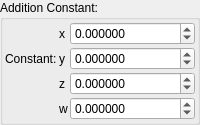
    <widget class="QGroupBox" name="groupBox_4">
     <property name="title">
      <string>Addition Constant:</string>
     </property>
     <layout class="QVBoxLayout" name="verticalLayout_7">
      <property name="leftMargin">
       <number>2</number>
      </property>
      <property name="topMargin">
       <number>2</number>
      </property>
      <property name="rightMargin">
       <number>2</number>
      </property>
      <property name="bottomMargin">
       <number>2</number>
      </property>
      <item>
       <layout class="QGridLayout" name="gridLayout_44" columnstretch="0,0,2">
        <property name="spacing">
         <number>2</number>
        </property>
        <item row="0" column="1">
         <widget class="QLabel" name="label_160">
          <property name="text">
           <string notr="true">x</string>
          </property>
         </widget>
        </item>
        <item row="3" column="1">
         <widget class="QLabel" name="label_168">
          <property name="text">
           <string notr="true">w</string>
          </property>
         </widget>
        </item>
        <item row="2" column="2">
         <widget class="MyDoubleSpinBox" name="spinbox4_transf_addition_constant_0000_z">
          <property name="sizePolicy">
           <sizepolicy hsizetype="Minimum" vsizetype="Maximum">
            <horstretch>0</horstretch>
            <verstretch>0</verstretch>
           </sizepolicy>
          </property>
          <property name="prefix">
           <string/>
          </property>
          <property name="suffix">
           <string/>
          </property>
          <property name="decimals">
           <number>6</number>
          </property>
          <property name="minimum">
           <double>-99.989999999999995</double>
          </property>
          <property name="maximum">
           <double>99.989999999999995</double>
          </property>
          <property name="singleStep">
           <double>0.100000000000000</double>
          </property>
         </widget>
        </item>
        <item row="0" column="2">
         <widget class="MyDoubleSpinBox" name="spinbox4_transf_addition_constant_0000_x">
          <property name="sizePolicy">
           <sizepolicy hsizetype="Minimum" vsizetype="Maximum">
            <horstretch>0</horstretch>
            <verstretch>0</verstretch>
           </sizepolicy>
          </property>
          <property name="prefix">
           <string/>
          </property>
          <property name="suffix">
           <string/>
          </property>
          <property name="decimals">
           <number>6</number>
          </property>
          <property name="minimum">
           <double>-99.989999999999995</double>
          </property>
          <property name="maximum">
           <double>99.989999999999995</double>
          </property>
          <property name="singleStep">
           <double>0.100000000000000</double>
          </property>
         </widget>
        </item>
        <item row="2" column="1">
         <widget class="QLabel" name="label_163">
          <property name="text">
           <string notr="true">z</string>
          </property>
         </widget>
        </item>
        <item row="1" column="0">
         <widget class="QLabel" name="label_164">
          <property name="text">
           <string>Constant:</string>
          </property>
         </widget>
        </item>
        <item row="1" column="1">
         <widget class="QLabel" name="label_162">
          <property name="text">
           <string notr="true">y</string>
          </property>
         </widget>
        </item>
        <item row="3" column="2">
         <widget class="MyDoubleSpinBox" name="spinbox4_transf_addition_constant_0000_w">
          <property name="sizePolicy">
           <sizepolicy hsizetype="Minimum" vsizetype="Maximum">
            <horstretch>0</horstretch>
            <verstretch>0</verstretch>
           </sizepolicy>
          </property>
          <property name="prefix">
           <string/>
          </property>
          <property name="suffix">
           <string/>
          </property>
          <property name="decimals">
           <number>6</number>
          </property>
          <property name="minimum">
           <double>-99.989999999999995</double>
          </property>
          <property name="maximum">
           <double>99.989999999999995</double>
          </property>
          <property name="singleStep">
           <double>0.100000000000000</double>
          </property>
         </widget>
        </item>
        <item row="1" column="2">
         <widget class="MyDoubleSpinBox" name="spinbox4_transf_addition_constant_0000_y">
          <property name="sizePolicy">
           <sizepolicy hsizetype="Minimum" vsizetype="Maximum">
            <horstretch>0</horstretch>
            <verstretch>0</verstretch>
           </sizepolicy>
          </property>
          <property name="prefix">
           <string/>
          </property>
          <property name="suffix">
           <string/>
          </property>
          <property name="decimals">
           <number>6</number>
          </property>
          <property name="minimum">
           <double>-99.989999999999995</double>
          </property>
          <property name="maximum">
           <double>99.989999999999995</double>
          </property>
          <property name="singleStep">
           <double>0.100000000000000</double>
          </property>
         </widget>
        </item>
       </layout>
      </item>
     </layout>
    </widget>
